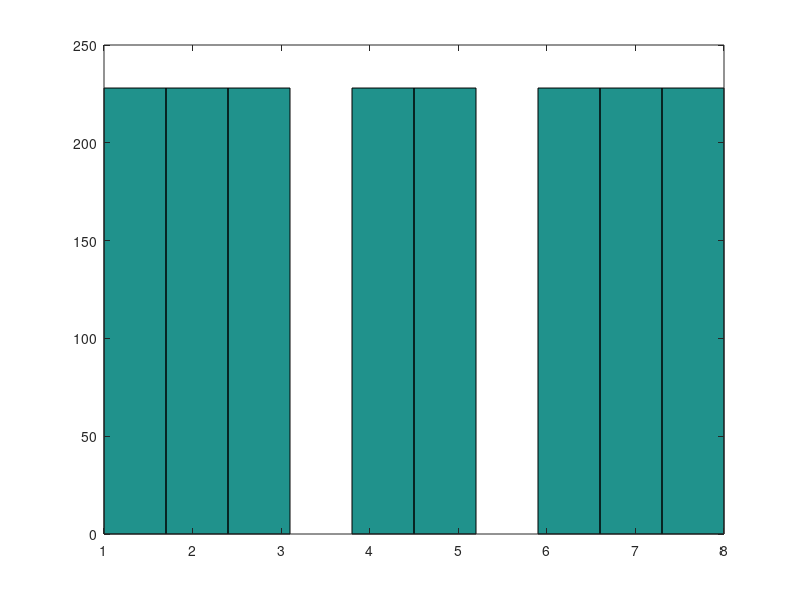

MATLAB code to generate this figure: (Note: this script raises an error after producing the figure.)
load train.txt
load test.txt


% PKT 1 ========================================================================
for i=77:152:1824
	train(i:i+75,1) += 4;
	test(i:i+75,1) += 4;
end

size(train)
size(test)
labels = unique(train(:,1))
unique(test(:,1))
[labels'; sum(train(:,1) == labels')]


% PKT 2 ========================================================================
[mean(train); median(train)]
hist(train(:,1))
plot2features(train, 4, 6)

[mv midx] = max(train)

midx = 186
train(midx-1:midx+1, :)
size(train)
train(midx, :) = [];
size(train)

[mv midx] = min(train)
midx = 641
train(midx-1:midx+1, :)
size(train)
train(midx, :) = [];
size(train)


% PKT 3 ======================================================================== 
first_idx = 3;
second_idx = 4;
train = train(:, [1 first_idx second_idx]);
test = test(:, [1 first_idx second_idx]);


pdfindep_para = para_indep(train);
pdfmulti_para = para_multi(train);
pdfparzen_para = para_parzen(train, 0.001); 

base_ercf = zeros(1,3);
base_ercf(1) = mean(bayescls(test(:,2:end), @pdf_indep, pdfindep_para) != test(:,1));
base_ercf(2) = mean(bayescls(test(:,2:end), @pdf_multi, pdfmulti_para) != test(:,1));
base_ercf(3) = mean(bayescls(test(:,2:end), @pdf_parzen, pdfparzen_para) != test(:,1));
base_ercf


% PKT 4 ======================================================================== 
parts = [0.1 0.25 0.5];
rep_cnt = 5;
pkt4verify(train, test, parts, rep_cnt)


% PKT 5 ======================================================================== 
parzen_widths = [0.0001, 0.0005, 0.001, 0.005, 0.01];
parzen_res = pkt5verify(train, test, parzen_widths)

[parzen_widths; parzen_res]
semilogx(parzen_widths, parzen_res)


% PKT 6 ======================================================================== 
apriori = [0.165 0.085 0.085 0.165 0.165 0.085 0.085 0.165];
parts = [1.0 0.5 0.5 1.0 1.0 0.5 0.5 1.0];

repcnt = 5
base_ercf_5rep = zeros(repcnt,3);
cxfmRes_5rep = {};
for i=1:repcnt;
	i
	classificationRes = pkt6verify(train, test, apriori, parts);
	base_ercf_5rep(i, 1) = mean(classificationRes(:, 1) != classificationRes(:, 2));
	base_ercf_5rep(i, 2) = mean(classificationRes(:, 1) != classificationRes(:, 3));
	base_ercf_5rep(i, 3) = mean(classificationRes(:, 1) != classificationRes(:, 4));
	cxfmRes_5rep{1, i} = confMx(classificationRes(:, 1), classificationRes(:, 2));
	cxfmRes_5rep{2, i} = confMx(classificationRes(:, 1), classificationRes(:, 3));
	cxfmRes_5rep{3, i} = confMx(classificationRes(:, 1), classificationRes(:, 4));
endfor
base_ercf_5rep
cxfmRes_5rep

% dodatkowy test dla pełnych zbiorów
classificationResEquals = pkt6verify(train, test, repmat(0.165, 1, 8), repmat(1.0, 1, 8));
cxfmRes = {};
cxfmRes{1} = confMx(classificationResEquals(:, 1), classificationResEquals(:, 2));
cxfmRes{2} = confMx(classificationResEquals(:, 1), classificationResEquals(:, 3));
cxfmRes{3} = confMx(classificationResEquals(:, 1), classificationResEquals(:, 4));
cxfmRes


% PKT 7 ======================================================================== 
std(train(:,2:end))
plot2features(train, 3, 4)

% odchylenia per klasa
valuesPerClass = zeros(8, 5);
for i=1:8;
	valuesPerClass(i, 1) = i;
	valuesPerClass(i, 2:3) = mean(train(train(:, 1) == i, 2:end));
	valuesPerClass(i, 4:5) = std(train(train(:, 1) == i, 2:end));
end
valuesPerClass
% normalizacja NIE potrzebna (róznica std ~ 3,2%)

classResult = closestnncls(train, test);
mean(classResult != test(:,1))
confMx(test(:, 1), classResult(:, 1))